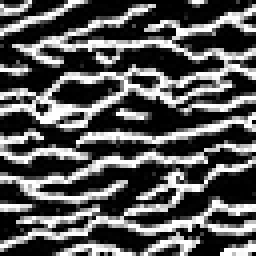
#> input picture GeneratedImages/MPS/Strebelle/image1.png, 64 x 64 px, found by its file name (shown 4 times larger)
$ python covf_example.py   (older library calls are emulated)
#> lines starting #> are read from the running program, lines starting #| are printed output that depends on the picture; pictures that were not available may be replaced by others from this repository, and a replacement may not be noted
#!/usr/bin/env python
# -*- coding: UTF-8 -*-

# SAMPLE COVARIANCE FUNCTION ON 2D IMAGE

from PIL import Image, ImageOps
import matplotlib.pyplot as plt
import numpy as np
from scipy import interpolate

#%% SAMPLE COV FUNC DEFINITION
def cov_func(im,dlag,n,toplag,lagseq="lin"): # takes univariate image/time series
    sx=np.shape(im)[0]
    x=np.random.randint(0,sx,n)
    X=np.repeat(x[:,None],n,axis=1)
    dX=X-np.transpose(X)
    del X
    if len(np.shape(im))==2:
        sy=np.shape(im)[1]
        y=np.random.randint(0,sy,n)
        Y=np.repeat(y[:,None],n,axis=1)
        dY=Y-np.transpose(Y)
        del Y
        D=np.sqrt(dX*dX+dY*dY)
        del dX,dY
        z=im[y,x]
    else:
        D=np.copy(dX)
        del dX
        z=im[x]
        sy=sx
    Z=np.repeat(z[:,None],n,axis=1)
    print("Z.shape : ", Z.shape)
    mZ=np.nanmean(Z)

    dZ=(Z-mZ)*(np.transpose(Z)-mZ)
    del Z
    if lagseq=="lin":
        lags=np.arange(0,toplag,dlag)
        lags=np.append(lags,toplag)
        lags=np.unique(lags)
    else:
        lags=np.round(np.logspace(0,np.log10(toplag),num=np.int(toplag/dlag)))
        lags=np.append(lags,0)
        lags=np.append(lags,toplag)
        lags=np.unique(lags)
    finlags=np.arange(0,toplag+1) # final 1-spaced lags
    v=np.empty_like(finlags)*np.nan
    for i in range(0,len(lags)):
        dZtmp=dZ[np.logical_and(D>lags[i]-dlag/2,D<=lags[i]+dlag/2)] # select couples for i-th lag
        v[finlags==lags[i]]=np.nanmean(dZtmp)

    f = interpolate.interp1d(finlags[np.isfinite(v)], v[np.isfinite(v)],kind="cubic")
    v[np.isnan(v)]=f(finlags[np.isnan(v)])
    return finlags, v # outplut lags-cov func value couples

#%% IMPORT TRAINING IMAGE
ti_r = np.array(ImageOps.grayscale(Image.open('../Datasets/Gaussian64x64/Images/image1.png')))
ti_g = np.array(ImageOps.grayscale(Image.open('../GeneratedImages/GAN/Gaussian64x64/NICE/fake_e_3_560.png')))
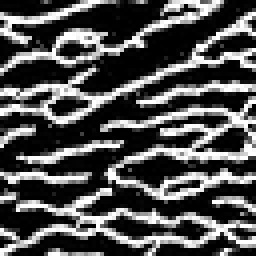
#> input picture GeneratedImages/MPS/Strebelle/image0.png, 64 x 64 px, given in place of fake_e_3_560.png, which was not available (shown 4 times larger)

plt.figure()
plt.imshow(ti_r)
plt.title("Real Image")

plt.figure()
plt.imshow(ti_g)
plt.title("Generated Image")
#%% COMPUTE SAMPLE COVARIANCE FUNCTION
dlag=1 # compute a value every 10-pixel lag (interpolated in between), increase for speed, decrease for precision
toplag=40 # last value to compute, usually not larger than half the image
npoints=1000 # number of random points to use in the image, decrease for speed, increase for stability
#lags,c=cov_func(ti,dlag,npoints,toplag,lagseq="lin") # gives (lag-covf) point couples

#plot

plt.figure()
for i in range(0,3):
    lags_r,c_r=cov_func(ti_r,dlag,npoints,toplag,lagseq="lin") # gives (lag-covf) point couples
    lags_g,c_g=cov_func(ti_g,dlag,npoints,toplag,lagseq="lin") # gives (lag-covf) point couples
    plt.plot(lags_r,c_r, 'b')
    plt.plot(lags_g, c_g, 'r')
    plt.xlabel('lag [pixels]')
    plt.ylabel('cov func value')
    plt.title('Image Covariance')
#> this loop made 3 passes

#%% IMPORT TRAINING IMAGE


ti_r = np.array(ImageOps.grayscale(Image.open('../Datasets/Gaussian64x64/Images/image1.png')))
ti_g = np.array(ImageOps.grayscale(Image.open('../GeneratedImages/GAN/Gaussian64x64/NICE/fake_e_3_920.png')))
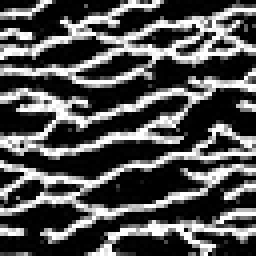
#> input picture GeneratedImages/MPS/Strebelle/image2.png, 64 x 64 px, given in place of fake_e_3_920.png, which was not available (shown 4 times larger)

plt.figure()
plt.imshow(ti_r)
plt.title("Real Image")

plt.figure()
plt.imshow(ti_g)
plt.title("Generated Image")
#%% COMPUTE SAMPLE COVARIANCE FUNCTION
dlag=1 # compute a value every 10-pixel lag (interpolated in between), increase for speed, decrease for precision
toplag=30 # last value to compute, usually not larger than half the image
npoints=1000 # number of random points to use in the image, decrease for speed, incrase for stability

plt.figure()
lags_r,c_r=cov_func(ti_r,dlag,npoints,toplag,lagseq="lin") # gives (lag-covf) point couples
#> in cov_func (call 7), `dX=X-np.transpose(X)`: X: shape (1000, 1000) int64; 64 distinct labels, from 0 to 63
#> in cov_func (call 7), `dY=Y-np.transpose(Y)`: Y: shape (1000, 1000) int64; 64 distinct labels, from 0 to 63
#| Z.shape :  (1000, 1000)
#> lags_r = 31 values from 0 to 30; c_r = 31 values, max 10410.9 at index 0, min -814.4 at index 3, mean 430
lags_g,c_g=cov_func(ti_g,dlag,npoints,toplag,lagseq="lin") # gives (lag-covf) point couples
#> in cov_func (call 8), `dX=X-np.transpose(X)`: X: shape (1000, 1000) int64; 64 distinct labels, from 0 to 63
#> in cov_func (call 8), `dY=Y-np.transpose(Y)`: Y: shape (1000, 1000) int64; 64 distinct labels, from 0 to 63
#| Z.shape :  (1000, 1000)
#> lags_g = 31 values from 0 to 30; c_g = 31 values, max 9805.8 at index 0, min -545.5 at index 4, mean 486.3
plt.plot(lags_r,c_r, 'b', label = 'real images')
plt.plot(lags_g, c_g, 'r', label = 'generated images')

datapath = '../GeneratedImages/MPS/Gaussian64x64/'
image_names = ['image1.png', 'image2.png', 'image3.png']
for i in range(1,3):
    ti_g = np.array(ImageOps.grayscale(Image.open(datapath+image_names[i])))
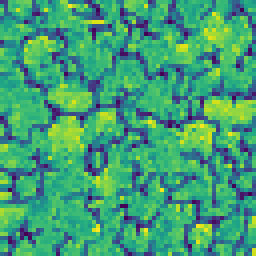
#> input picture GeneratedImages/MPS/Stone/image2.png, 64 x 64 px, found by its file name (shown 4 times larger)
    ti_r = np.array(ImageOps.grayscale(Image.open('../Datasets/Gaussian64x64/Images/image'+str(i)+'.png')))

    lags_r,c_r=cov_func(ti_r,dlag,npoints,toplag,lagseq="lin") # gives (lag-covf) point couples
#> in cov_func (call 9), `dX=X-np.transpose(X)`: X: shape (1000, 1000) int64; 64 distinct labels, from 0 to 63
#> in cov_func (call 9), `dY=Y-np.transpose(Y)`:
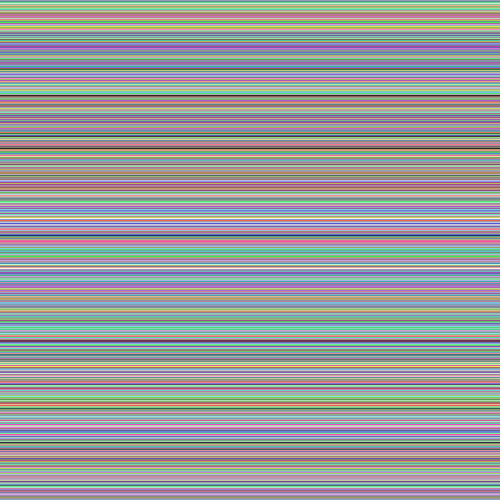
#> Y: shape (1000, 1000) int64 (shown at 1/2 size); 64 distinct labels, from 0 to 63; one colour per label, 0 black
#> in cov_func (call 9), `z=im[y,x]`: z = 1000 values, max 255 at index 1, min 0 at index 4, mean 88.02
#> in cov_func (call 9), `Z=np.repeat(z[:,None],n,axis=1)`:
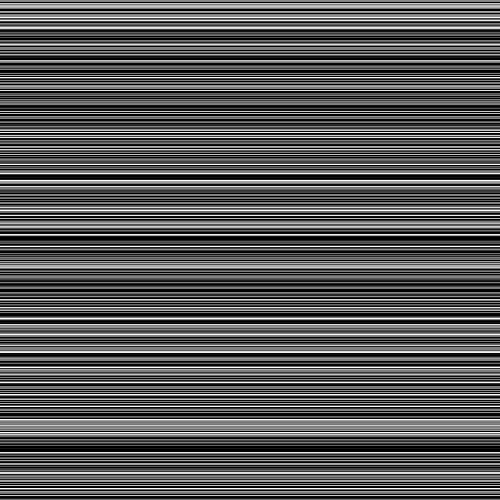
#> Z: shape (1000, 1000) (shown at 1/2 size); min 0, max 255, mean 88
#| Z.shape :  (1000, 1000)
#> in cov_func (call 9), `mZ=np.nanmean(Z)`: mZ = 88.02
#> after the loop in cov_func (call 9), `for i in range(0,len(lags)):`: v = 31 values, max 10377.2 at index 0, min -1292.2 at index 4, mean 403.8
#> c_r has the same summary as v in cov_func
    lags_g,c_g=cov_func(ti_g,dlag,npoints,toplag,lagseq="lin") # gives (lag-covf) point couples
#> in cov_func (call 10), `dX=X-np.transpose(X)`: X: shape (1000, 1000) int64; 64 distinct labels, from 0 to 63
#> in cov_func (call 10), `dY=Y-np.transpose(Y)`:
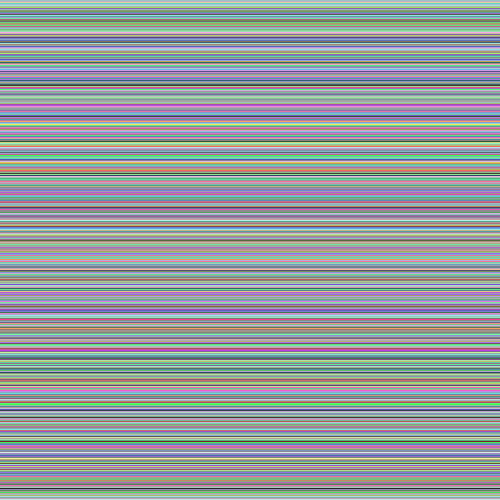
#> Y: shape (1000, 1000) int64 (shown at 1/2 size); 64 distinct labels, from 0 to 63; one colour per label, 0 black
#> in cov_func (call 10), `z=im[y,x]`: z = 1000 values, max 215 at index 590, min 30 at index 200, mean 125.6
#| Z.shape :  (1000, 1000)
#> in cov_func (call 10), `mZ=np.nanmean(Z)`: mZ = 125.6
#> in cov_func (call 10), `dZ=(Z-mZ)*(np.transpose(Z)-mZ)`:
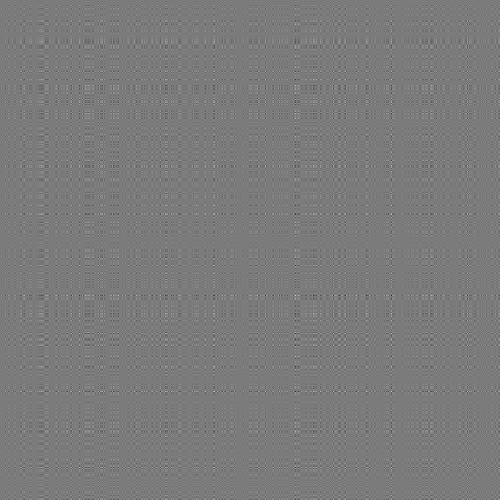
#> dZ: shape (1000, 1000) float64 (shown at 1/2 size); min -8546.9, max 9130, mean 0; drawn with min black and max white
#> after the loop in cov_func (call 10), `for i in range(0,len(lags)):`: v = 31 values, max 1140.8 at index 0, min -48.61 at index 7, mean 47.32
#> c_g has the same summary as v in cov_func

    plt.plot(lags_r,c_r,'b')
    plt.plot(lags_g,c_g,'r')

    plt.legend()

    plt.xlabel('lag [pixels]')
    plt.ylabel('cov func value')
#> pass 2 of the loop `for i in range(1,3):`:
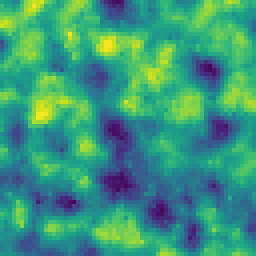
#> input picture GeneratedImages/MPS/Gaussian64x64/image3.png, 64 x 64 px (shown 4 times larger)
#> X: shape (1000, 1000) int64; 64 distinct labels, from 0 to 63
#> Y: shape (1000, 1000) int64; 64 distinct labels, from 0 to 63
#| Z.shape :  (1000, 1000)
#> `lags_r,c_r=cov_func(ti_r,dlag,npoints,toplag,lagseq="lin")`: c_r = 31 values, max 1032.6 at index 0, min -33.41 at index 20, mean 48.43
#> X: shape (1000, 1000) int64; 64 distinct labels, from 0 to 63
#> in cov_func (call 12), `dY=Y-np.transpose(Y)`:
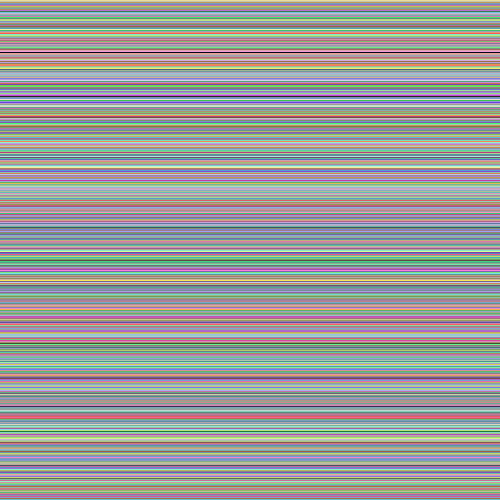
#> Y: shape (1000, 1000) int64 (shown at 1/2 size); 64 distinct labels, from 0 to 63; one colour per label, 0 black
#> z = 1000 values, max 215 at index 514, min 30 at index 576, mean 120.5
#> in cov_func (call 12), `Z=np.repeat(z[:,None],n,axis=1)`:
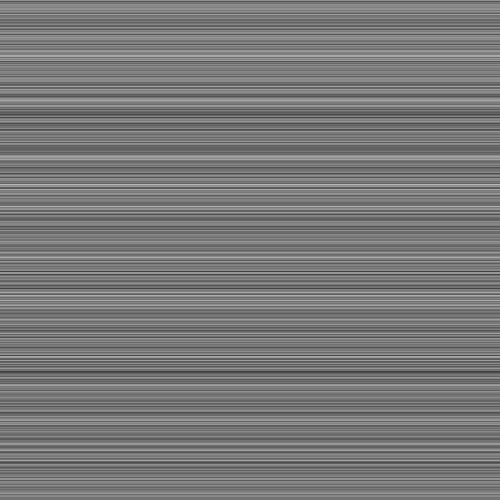
#> Z: shape (1000, 1000) (shown at 1/2 size); min 30, max 215, mean 120.5
#| Z.shape :  (1000, 1000)
#> mZ = 120.5
#> after the loop in cov_func (call 12), `for i in range(0,len(lags)):`: v = 31 values, max 938.6 at index 0, min -4.01 at index 30, mean 185.8
#> `lags_g,c_g=cov_func(ti_g,dlag,npoints,toplag,lagseq="lin")`: c_g has the same summary as v in cov_func


#%% STONE
#%% IMPORT TRAINING IMAGE
ti_g = np.array(ImageOps.grayscale(Image.open('../GeneratedImages/GAN/Stone/NICE/fake_e_4_480.png')))
#> (the run stopped early here; a loop or call above may not have finished)
